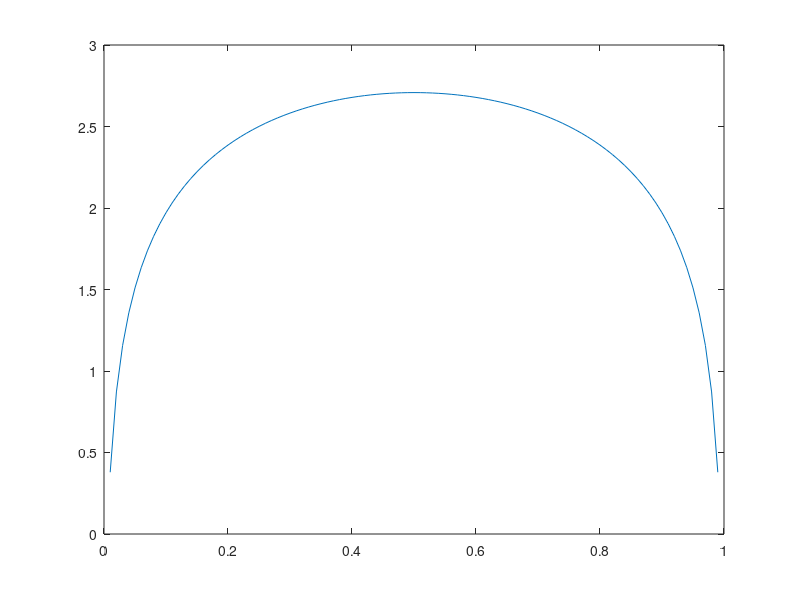
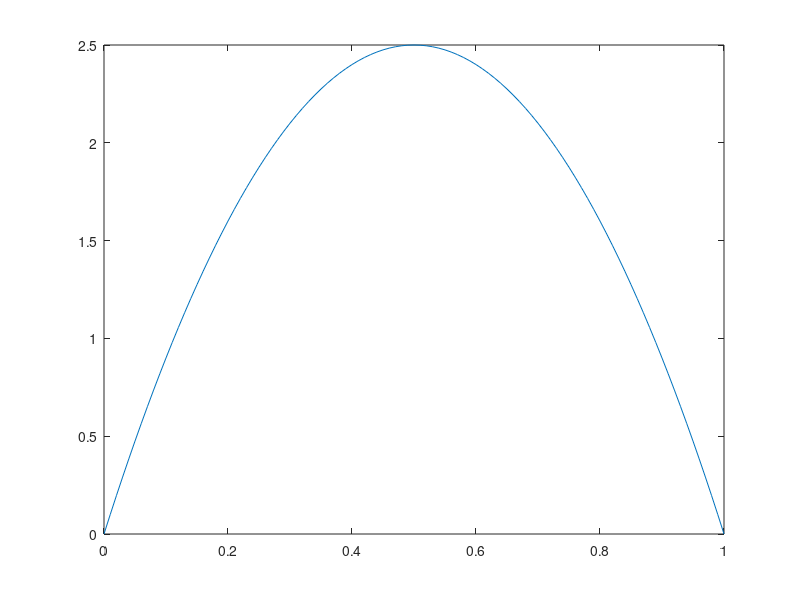

These charts were generated, in order, by the following MATLAB code:
clc
close all
clear
n=10;
p = 0:.01:1
ent = .5.*(log2(2.*pi.*exp(1).*n.*p.*(1-p)));
plot(p,ent);
var = n.*p.*(1-p);
figure;plot(p,var)